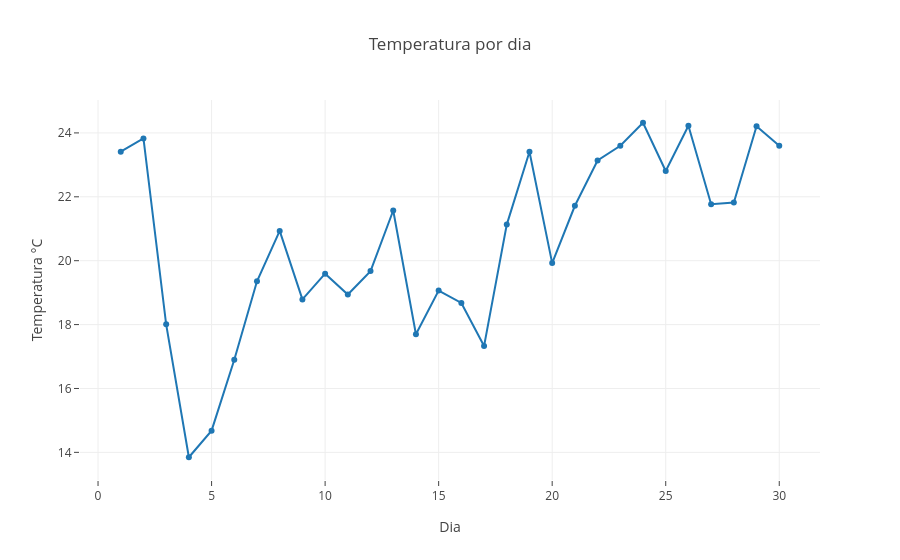

Write notebook code for a chart like this one.
### Code cell
trace1 = go.Scatter(
                    x = temp['dia'],
                    y = temp['temperatura_ar_vmedio'],
                    mode = 'lines+markers')


data = [trace1]
layout = dict(title = 'Temperatura por dia',
              xaxis= dict(title= 'Dia',zeroline= False,
                         ticks='outside'),
              yaxis = dict(title= 'Temperatura °C',
                            ticks='outside'
                          )
             )
fig = dict(data = data, layout = layout)
iplot(fig)

### Figure 1 — Plotly figure (JSON) as saved in the notebook; plotly's stock layout.template omitted (floating-point values rounded to 4 significant figures)
{"data": [{"mode": "lines+markers", "type": "scatter", "uid": "f11c2b98-b925-43c8-9dc8-2cfaa9f0ded1", "x": [1, 2, 3, 4, 5, 6, 7, 8, 9, 10, 11, 12, 13, 14, 15, 16, 17, 18, 19, 20, 21, 22, 23, 24, 25, 26, 27, 28, 29, 30], "y": [23.41, 23.83, 18.01, 13.85, 14.68, 16.9, 19.35, 20.93, 18.79, 19.59, 18.94, 19.67, 21.57, 17.7, 19.07, 18.68, 17.33, 21.13, 23.41, 19.92, 21.72, 23.14, 23.6, 24.32, 22.81, 24.22, 21.76, 21.82, 24.21, 23.6]}], "layout": {"title": "Temperatura por dia", "xaxis": {"ticks": "outside", "title": "Dia", "zeroline": false}, "yaxis": {"ticks": "outside", "title": "Temperatura °C"}}}
